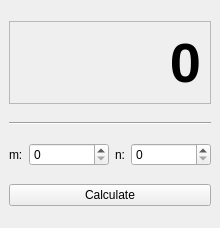
<?xml version="1.0" encoding="UTF-8"?>
<ui version="4.0">
 <class>MainWindow</class>
 <widget class="QMainWindow" name="MainWindow">
  <property name="geometry">
   <rect>
    <x>0</x>
    <y>0</y>
    <width>220</width>
    <height>228</height>
   </rect>
  </property>
  <property name="windowTitle">
   <string>MainWindow</string>
  </property>
  <widget class="QWidget" name="centralwidget">
   <layout class="QGridLayout" name="gridLayout">
    <item row="2" column="2">
     <widget class="QLabel" name="n_Label">
      <property name="text">
       <string>n:</string>
      </property>
     </widget>
    </item>
    <item row="2" column="0">
     <widget class="QLabel" name="m_Label">
      <property name="text">
       <string>m:</string>
      </property>
     </widget>
    </item>
    <item row="2" column="1">
     <widget class="QSpinBox" name="m_SpinBox">
      <property name="sizePolicy">
       <sizepolicy hsizetype="Expanding" vsizetype="Fixed">
        <horstretch>0</horstretch>
        <verstretch>0</verstretch>
       </sizepolicy>
      </property>
      <property name="maximum">
       <number>4</number>
      </property>
     </widget>
    </item>
    <item row="0" column="0" colspan="4">
     <widget class="QFrame" name="resFrame">
      <property name="sizePolicy">
       <sizepolicy hsizetype="Preferred" vsizetype="Maximum">
        <horstretch>0</horstretch>
        <verstretch>0</verstretch>
       </sizepolicy>
      </property>
      <property name="frameShape">
       <enum>QFrame::StyledPanel</enum>
      </property>
      <property name="frameShadow">
       <enum>QFrame::Raised</enum>
      </property>
      <layout class="QVBoxLayout" name="verticalLayout">
       <item>
        <widget class="QLabel" name="resLabel">
         <property name="font">
          <font>
           <pointsize>42</pointsize>
           <weight>75</weight>
           <bold>true</bold>
          </font>
         </property>
         <property name="text">
          <string>0</string>
         </property>
         <property name="alignment">
          <set>Qt::AlignRight|Qt::AlignTrailing|Qt::AlignVCenter</set>
         </property>
        </widget>
       </item>
      </layout>
     </widget>
    </item>
    <item row="1" column="0" colspan="4">
     <widget class="Line" name="line">
      <property name="orientation">
       <enum>Qt::Horizontal</enum>
      </property>
     </widget>
    </item>
    <item row="3" column="0" colspan="4">
     <widget class="QPushButton" name="calculateButton">
      <property name="minimumSize">
       <size>
        <width>0</width>
        <height>0</height>
       </size>
      </property>
      <property name="text">
       <string>Calculate</string>
      </property>
     </widget>
    </item>
    <item row="2" column="3">
     <widget class="QSpinBox" name="n_SpinBox">
      <property name="sizePolicy">
       <sizepolicy hsizetype="Expanding" vsizetype="Fixed">
        <horstretch>0</horstretch>
        <verstretch>0</verstretch>
       </sizepolicy>
      </property>
      <property name="maximum">
       <number>1000000000</number>
      </property>
     </widget>
    </item>
   </layout>
  </widget>
 </widget>
 <resources/>
 <connections/>
</ui>
